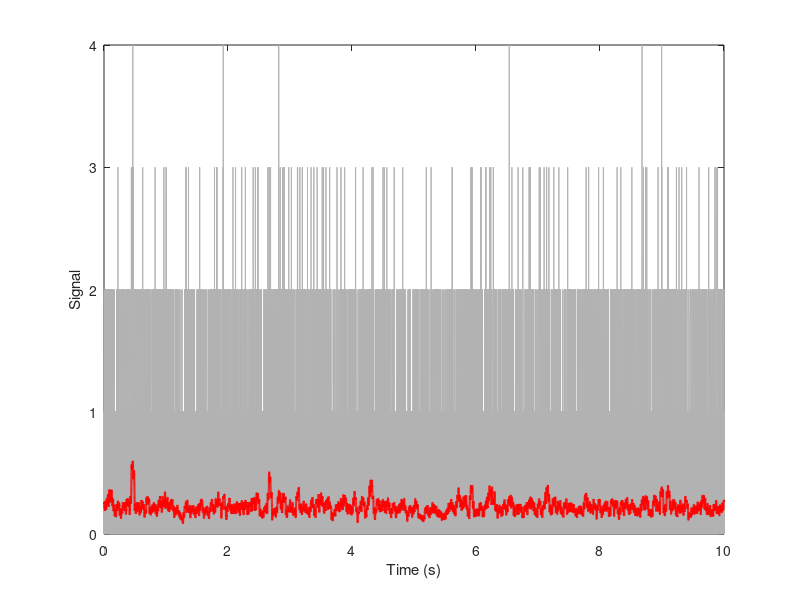

This figure's MATLAB source: (Note: this script raises an error after producing the figure.)
clear; clc; close all;

load("first check_dark_led_off_rep1.mat");   % change filename
%%
sig = double(sig(:));
fs = numel(sig) / meta.duration_s;
t = (0:numel(sig)-1)'/fs;

sig0 = sig - median(sig);
sig_smooth = movmean(sig0, round(0.05*fs));   % 50 ms smoothing

figure;
plot(t, sig0, 'Color', [0.7 0.7 0.7]); hold on;
plot(t, sig_smooth, 'r', 'LineWidth', 1.5);
xlabel('Time (s)');
ylabel('Signal');
title(sprintf('%s | %s | rep%d', meta.mode, meta.condition, meta.repeat));
legend('raw centered', 'smoothed');
